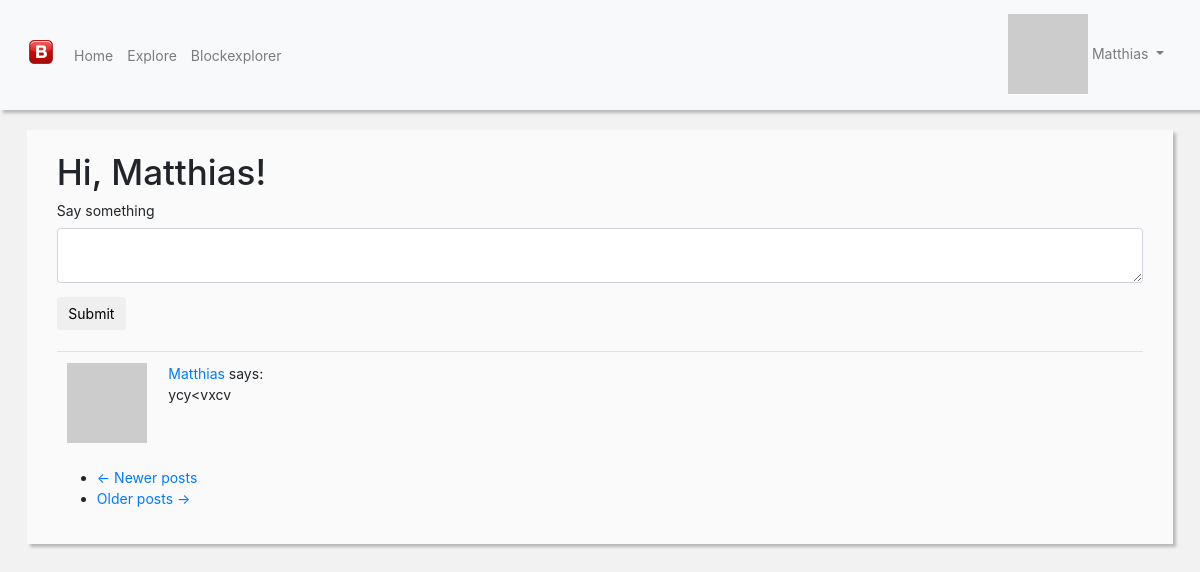
The app's page /index (signed in) with its own data.
### app/models.py (models this page shows, shortened)
class User(UserMixin, db.Model):
    id = db.Column(db.Integer, primary_key=True)
    username = db.Column(db.String(64), index=True, unique=True)
    email = db.Column(db.String(120), index=True, unique=True)
    password_hash = db.Column(db.String(128))
    posts = db.relationship('Post', backref='author', lazy='dynamic')
    about_me = db.Column(db.String(140))
    last_seen = db.Column(db.DateTime, default=datetime.utcnow)
    addresses = db.relationship('Address', backref='author', lazy='dynamic')
    followed = db.relationship(
        'User', secondary=followers,
        primaryjoin=(followers.c.follower_id == id),
        secondaryjoin=(followers.c.followed_id == id),
        backref=db.backref('followers', lazy='dynamic'), lazy='dynamic')
    followed_address = db.relationship(
        'Address', secondary = user_address_follow,
        backref = db.backref('tracked_addresses', lazy='dynamic'),lazy='dynamic')
    def avatar(self, size):
        digest = md5(self.username.lower().encode('utf-8')).hexdigest()
        return 'https://www.gravatar.com/avatar/{}?d=identicon&s={}'.format(
            digest, size)
    def followed_posts(self):
        followed = Post.query.join(
            followers, (followers.c.followed_id == Post.user_id)).filter(
                followers.c.follower_id == self.id)
        own = Post.query.filter_by(user_id=self.id)
        return followed.union(own).order_by(Post.timestamp.desc())
    def tracked_addresses(self):
        return self.followed_address.filter(
                user_address_follow.c.user_id == self.id).all()

class Post(db.Model):
    id = db.Column(db.Integer, primary_key=True)
    body = db.Column(db.String(140))
    timestamp = db.Column(db.DateTime, index=True, default=datetime.utcnow)
    user_id = db.Column(db.Integer, db.ForeignKey('user.id'))

### app/routes.py (the view)
@app.route('/', methods=['GET', 'POST'])
@app.route('/index', methods=['GET', 'POST'])
@login_required
def index():
    form = PostForm()
    if form.validate_on_submit():
        post = Post(body=form.post.data, author=current_user)
        db.session.add(post)
        db.session.commit()
        flash('Your post is now live!')
        return redirect(url_for('index'))
    page = request.args.get('page', 1, type=int)
    posts = current_user.followed_posts().paginate(
        page, app.config['POSTS_PER_PAGE'], False)
    next_url = url_for('index', page=posts.next_num) \
        if posts.has_next else None
    prev_url = url_for('index', page=posts.prev_num) \
        if posts.has_prev else None
    return render_template('index.html', title='Home', form=form,
                           posts=posts.items, next_url=next_url,
                           prev_url=prev_url)

### app/forms.py
class PostForm(FlaskForm):
    post = TextAreaField('Say something', validators=[DataRequired()])
    submit = SubmitField('Submit')

### app/models.py (called while the page is built)
@login.user_loader
def load_user(id):
    return User.query.get(int(id))

### app/routes.py (called while the page is built)
@app.before_request
def before_request():
    if current_user.is_authenticated:
        current_user.last_seen = datetime.utcnow()
        db.session.commit()

### app/templates/index.html
{% extends "base.html" %}
{% import 'bootstrap/wtf.html' as wtf %}
{% block app_content %}
<div class="container-fluid" style="width: 99%" id="content-blockexplorer">
        <div class="container-fluid">
            <br>
    <h1>Hi, {{ current_user.username }}!</h1>
    {% if form %}
    {{ wtf.quick_form(form) }}
    <br>
    {% endif %}
    {% for post in posts %}
        {% include '_post.html' %}
    {% endfor %}
    <nav aria-label="...">
        <ul class="pager">
            <li class="previous{% if not prev_url %} disabled{% endif %}">
                <a href="{{ prev_url or '#' }}">
                    <span aria-hidden="true">&larr;</span> Newer posts
                </a>
            </li>
            <li class="next{% if not next_url %} disabled{% endif %}">
                <a href="{{ next_url or '#' }}">
                    Older posts <span aria-hidden="true">&rarr;</span>
                </a>
            </li>
        </ul>
    </nav>
    <br>
    </div></div>
{% endblock %}

### app/templates/base.html (shortened to what this page needs)
{% extends 'bootstrap/base.html' %}
{% block styles %}
    <link rel="stylesheet" href="https://maxcdn.bootstrapcdn.com/bootstrap/4.0.0/css/bootstrap.min.css">
    <link rel="stylesheet" href="{{ url_for('static', filename='style.css') }}">
 {% endblock %}
{% block navbar %}
<div class="container-full" id="custom-nav">
    <nav class="navbar navbar-light bg-light navbar-expand-lg" >
        <div class="container-fluid" style="width: 100%">
            <a class="navbar-brand" href="{{ url_for('index') }}">
                <img id="imagelogo" src="{{ url_for('static', filename='images/logo/logo.png') }}" style="padding-bottom: 6px">
            </a>
            <div class="collapse navbar-collapse" id="bs-example-navbar-collapse-1">
                <ul class="nav navbar-nav">
                    <li class="nav-item">
                        <a href="{{ url_for('index') }}" class="nav-link">Home</a>
                    </li>
                    <li class="nav-item">
                        <a href="{{ url_for('explore') }}" class="nav-link">Explore</a>
                    </li>
                    <li class="nav-item">
                        <a href="{{ url_for('block_explorer') }}" class="nav-link">Blockexplorer</a>
                    </li>
                </ul>
                <ul class="nav navbar-nav ml-auto">
                    {% if current_user.is_anonymous %}
                    <li class="nav-item">
                        <a href="{{ url_for('login') }}" class="nav-link">Login</a>
                    </li>
                    {% else %}
                    <li class="nav-item dropdown">
                        <a class="nav-link dropdown-toggle" href="#" id="navbarDropdown" role="button" data-toggle="dropdown" aria-haspopup="true" aria-expanded="false">
                            <img src="{{ current_user.avatar(15) }}" style="padding-bottom: 2px"> {{ current_user.username }}
                        </a>
                    </li>
                    {% endif %}
                </ul>
            </div>
        </div>
    </nav>
</div>
{% endblock %}
{% block content %}
<div class="container-full">
    <div class="container-fluid" style="width:99%">
        <div class="container-fluid" style="width: 95%; padding: 10px" >
        </div>
        <div class="container-full" id="main-content-frame" style="" >
        {% block app_content %}
        {% endblock %}
        </div>
    </div>
</div>
{% endblock %}

### app/templates/_post.html
    <table class="table table-hover">
        <tr>
            <td width="70px">
                <a href="{{ url_for('user', username=post.author.username) }}">
                    <img src="{{ post.author.avatar(70) }}" />
                </a>
            </td>
            <td>
                <a href="{{ url_for('user', username=post.author.username) }}">
                    {{ post.author.username }}
                </a>
                says:
                <br>
                {{ post.body }}
            </td>
        </tr>
    </table>

### app/static/style.css (style rules this page uses)
#content-blockexplorer { -webkit-box-shadow: 3px 3px 3px rgb(184, 184, 184); -moz-box-shadow: 3px 3px 3px rgb(184, 184, 184); box-shadow: 3px 3px 3px rgb(184, 184, 184); z-index:999; background-color: rgb(250, 250, 250); }
#custom-nav { -webkit-box-shadow: 3px 3px 3px rgb(184, 184, 184); -moz-box-shadow: 3px 3px 3px rgb(184, 184, 184); box-shadow: 3px 3px 3px rgb(184, 184, 184); z-index:999; }
html, body { height:100%; background-color: #f2f2f2; font-size: 14px; }
tr { border-width: 0px; border: 0px; border-top: 0px; }

### records on screen
User: username "Matthias"
Post: author.username "Matthias", body "ycy<vxcv"
